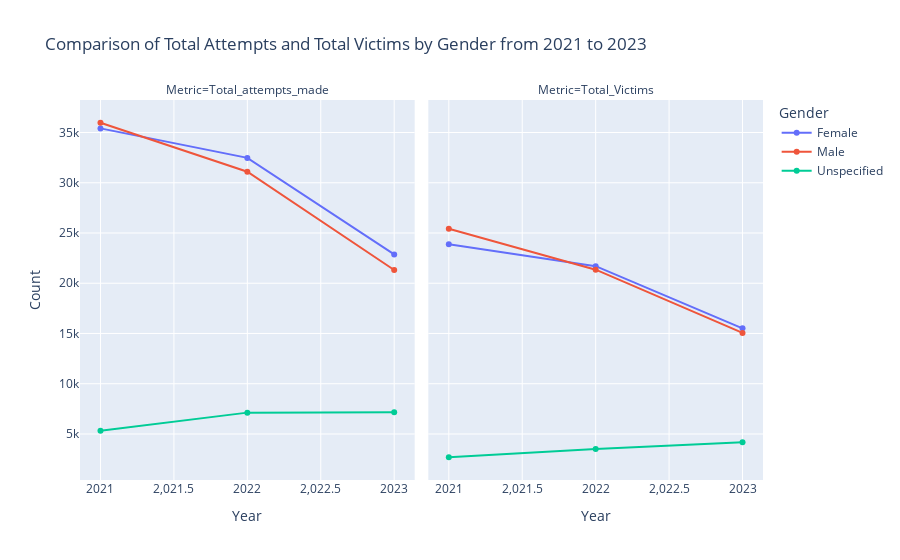

Notebook code cell kept with this figure:
### Markdown cell above
Now, let's compare the Total Attempts made and Total Victims for each genders

### Code cell
actual_victims_filtered = actual_victims_by_gender[actual_victims_by_gender['Year'] != 2024]

df_melted = actual_victims_filtered.melt(id_vars=['Year', 'Gender'], var_name='Metric', value_name='Count')

fig3 = px.line(df_melted, x='Year', y='Count', color='Gender', facet_col='Metric', markers=True,
               title='Comparison of Total Attempts and Total Victims by Gender from 2021 to 2023')
fig3.show()

### Figure 1 — Plotly figure (JSON) as saved in the notebook; plotly's stock layout.template omitted (floating-point values rounded to 4 significant figures)
{"data": [{"hovertemplate": "Gender=Female<br>Metric=Total_attempts_made<br>Year=%{x}<br>Count=%{y}<extra></extra>", "legendgroup": "Female", "line": {"color": "#636efa", "dash": "solid"}, "marker": {"symbol": "circle"}, "mode": "markers+lines", "name": "Female", "orientation": "v", "showlegend": true, "type": "scatter", "x": [2021, 2022, 2023], "xaxis": "x", "y": [35412, 32475, 22865], "yaxis": "y"}, {"hovertemplate": "Gender=Female<br>Metric=Total_Victims<br>Year=%{x}<br>Count=%{y}<extra></extra>", "legendgroup": "Female", "line": {"color": "#636efa", "dash": "solid"}, "marker": {"symbol": "circle"}, "mode": "markers+lines", "name": "Female", "orientation": "v", "showlegend": false, "type": "scatter", "x": [2021, 2022, 2023], "xaxis": "x2", "y": [23871, 21699, 15511], "yaxis": "y2"}, {"hovertemplate": "Gender=Male<br>Metric=Total_attempts_made<br>Year=%{x}<br>Count=%{y}<extra></extra>", "legendgroup": "Male", "line": {"color": "#EF553B", "dash": "solid"}, "marker": {"symbol": "circle"}, "mode": "markers+lines", "name": "Male", "orientation": "v", "showlegend": true, "type": "scatter", "x": [2021, 2022, 2023], "xaxis": "x", "y": [35972, 31096, 21315], "yaxis": "y"}, {"hovertemplate": "Gender=Male<br>Metric=Total_Victims<br>Year=%{x}<br>Count=%{y}<extra></extra>", "legendgroup": "Male", "line": {"color": "#EF553B", "dash": "solid"}, "marker": {"symbol": "circle"}, "mode": "markers+lines", "name": "Male", "orientation": "v", "showlegend": false, "type": "scatter", "x": [2021, 2022, 2023], "xaxis": "x2", "y": [25415, 21350, 15057], "yaxis": "y2"}, {"hovertemplate": "Gender=Unspecified<br>Metric=Total_attempts_made<br>Year=%{x}<br>Count=%{y}<extra></extra>", "legendgroup": "Unspecified", "line": {"color": "#00cc96", "dash": "solid"}, "marker": {"symbol": "circle"}, "mode": "markers+lines", "name": "Unspecified", "orientation": "v", "showlegend": true, "type": "scatter", "x": [2021, 2022, 2023], "xaxis": "x", "y": [5310, 7124, 7149], "yaxis": "y"}, {"hovertemplate": "Gender=Unspecified<br>Metric=Total_Victims<br>Year=%{x}<br>Count=%{y}<extra></extra>", "legendgroup": "Unspecified", "line": {"color": "#00cc96", "dash": "solid"}, "marker": {"symbol": "circle"}, "mode": "markers+lines", "name": "Unspecified", "orientation": "v", "showlegend": false, "type": "scatter", "x": [2021, 2022, 2023], "xaxis": "x2", "y": [2683, 3513, 4181], "yaxis": "y2"}], "layout": {"annotations": [{"font": {}, "showarrow": false, "text": "Metric=Total_attempts_made", "x": 0.245, "xanchor": "center", "xref": "paper", "y": 1, "yanchor": "bottom", "yref": "paper"}, {"font": {}, "showarrow": false, "text": "Metric=Total_Victims", "x": 0.755, "xanchor": "center", "xref": "paper", "y": 1, "yanchor": "bottom", "yref": "paper"}], "legend": {"title": {"text": "Gender"}, "tracegroupgap": 0}, "title": {"text": "Comparison of Total Attempts and Total Victims by Gender from 2021 to 2023"}, "xaxis": {"anchor": "y", "domain": [0, 0.49], "title": {"text": "Year"}}, "xaxis2": {"anchor": "y2", "domain": [0.51, 1], "matches": "x", "title": {"text": "Year"}}, "yaxis": {"anchor": "x", "domain": [0, 1], "title": {"text": "Count"}}, "yaxis2": {"anchor": "x2", "domain": [0, 1], "matches": "y", "showticklabels": false}}}
